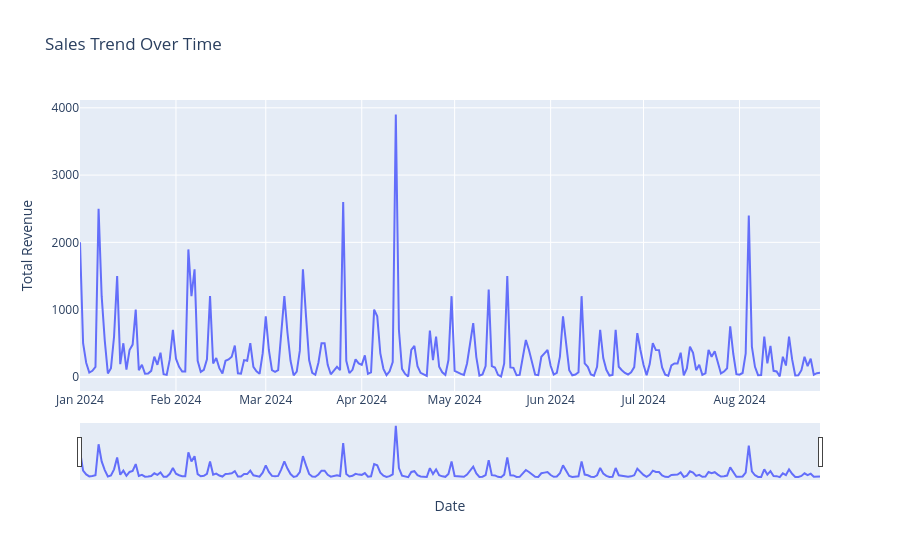

Here is the notebook cell this chart was saved with:
### Code cell
daily_sales = df.groupby("Date")["Total Revenue"].sum().reset_index()

fig = px.line(
    daily_sales,
    x="Date",
    y="Total Revenue",
    title="Sales Trend Over Time"
)

fig.update_xaxes(rangeslider_visible=True)

fig.show()

### Figure 1 — Plotly figure (JSON) as saved in the notebook; plotly's stock layout.template omitted (floating-point values rounded to 4 significant figures; data arrays with more than 128 entries replaced by an {"elided": "..."} marker saying what was removed)
{"data": [{"hovertemplate": "Date=%{x}<br>Total Revenue=%{y}<extra></extra>", "legendgroup": "", "line": {"color": "#636efa", "dash": "solid"}, "marker": {"symbol": "circle"}, "mode": "lines", "name": "", "orientation": "v", "showlegend": false, "type": "scatter", "x": {"elided": "240 str values"}, "xaxis": "x", "y": {"elided": "240 float values"}, "yaxis": "y"}], "layout": {"legend": {"tracegroupgap": 0}, "title": {"text": "Sales Trend Over Time"}, "xaxis": {"anchor": "y", "domain": [0, 1], "rangeslider": {"visible": true}, "title": {"text": "Date"}}, "yaxis": {"anchor": "x", "domain": [0, 1], "title": {"text": "Total Revenue"}}}}
